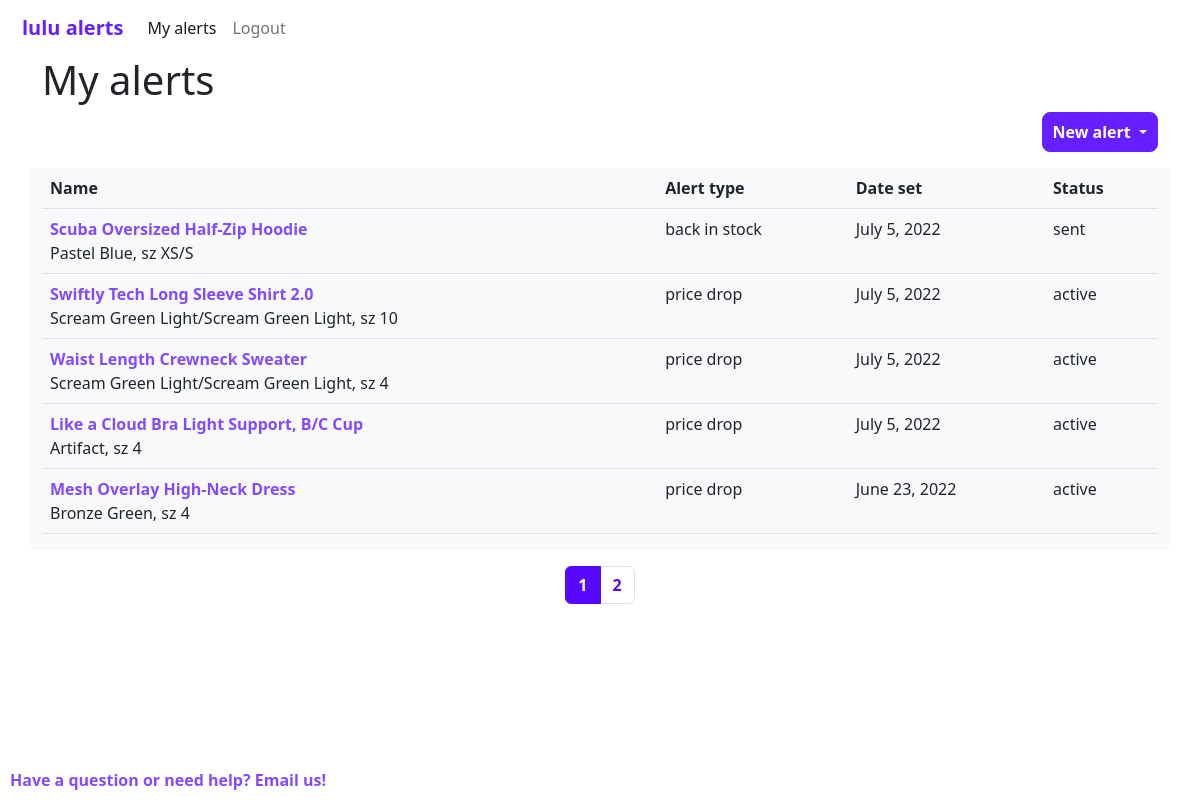
Before: /myalerts/ (signed in) with the older database file.
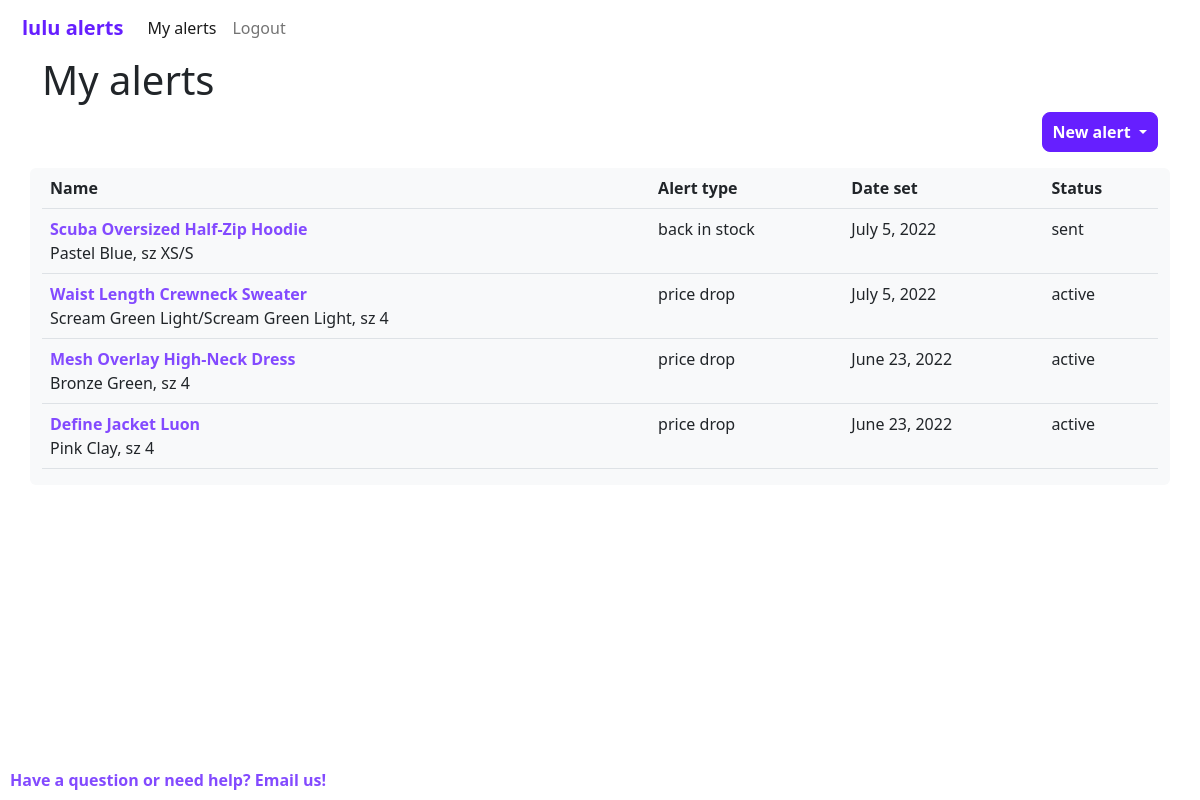
After: the same page with the newer database file.
### lulu_alerts/models.py (models this page shows, shortened)
class Alerts(models.Model):
    product = models.ForeignKey(Products, on_delete=models.CASCADE)
    user = models.ForeignKey(settings.AUTH_USER_MODEL, on_delete=models.CASCADE) # or should this be on User ? as above?
    alert_type = models.CharField(max_length=20)
    status = models.ForeignKey(Alert_Status, on_delete=models.CASCADE)
    target_price = models.DecimalField(blank=True,decimal_places=2,max_digits=5)
    date_set = models.DateField()
    alert_method = models.CharField(max_length=20, default="email")

class Products(models.Model):
    name = models.CharField(max_length=200)
    size = models.CharField(max_length=64)
    color = models.CharField(max_length=64)
    price = models.DecimalField(blank=True,decimal_places=2,max_digits=5)
    currency = models.CharField(max_length=6)
    url = models.URLField(max_length=200)
    in_stock = models.BooleanField(default=True) # added this new....

class Alert_Status(models.Model):
    status = models.CharField(max_length=64)

### lulu_alerts/views.py (the view)
# urls.py: path("myalerts/",views.myalerts,name="myalerts"),
@login_required(login_url='lulu_alerts:login')
def myalerts(request,page=1):
    u = User.objects.get(username=request.user)
    alert_list = Alerts.objects.filter(user=u.id).order_by('-id')
    p = Paginator(alert_list,5)
    page_object = p.get_page(page)
    return render(request, "lulu_alerts/myalerts.html", {
        "alerts":page_object,
        "p":p
    })

### lulu_alerts/templates/lulu_alerts/myalerts.html (shortened to what this page needs)
{% extends "lulu_alerts/layout_loggedin.html" %}
{% load static %}
{% block nav_item_myalerts %} active {% endblock nav_item_myalerts %}
{% block body %}
<div class="container">
    <div class="row" style="padding-bottom:30px;">
    <h1> My alerts </h1>
    <div class="btn-group d-flex justify-content-end" role="group" aria-label="Button group with nested dropdown">
        <div class="btn-group" role="group">
            <button id="btnGroupDrop1" type="button" class="btn btn-primary dropdown-toggle" data-bs-toggle="dropdown" aria-expanded="false">
            New alert
            </button>
        </div>
    </div>
    <div class="container my-3 bg-light rounded">
        <table class="table">
        {% if alerts|length > 0 %}
            <tr>
                <th>Name</th>
                <th>Alert type</th>
                <th>Date set</th>
                <th>Status</th>
            </tr>
            {% for alert in alerts %}
                    <tr>
                        <td><a href="{% url 'lulu_alerts:viewalert' id=alert.id %}" class="link">{{alert.product.name}}</a><br>{{alert.product.color}}, sz {{alert.product.size}}</td>
                        {% if alert.alert_type == "price_drop" %}
                        <td>price drop</td>
                        {% else %}
                        <td>back in stock</td>
                        {% endif %}
                        <td>{{alert.date_set}}</td>
                        {% if alert.status.status == "triggered" %}
                            <td>sent</td>
                        {% else %}
                           <td>{{alert.status.status}}</td>
                        {% endif %}
                    </tr>
            {% endfor %}
            {% endif %}
        </table>
    </div>
    <nav aria-label="page nav">
        <ul class="pagination justify-content-center">
        {% if p.num_pages > 1 %}
            {% for page in p.page_range %}
                <li class="page-item {% if page == alerts.number %}active{% endif %}" data-page={{page}}><a class="page-link" href="{% url 'lulu_alerts:myalerts' page=page %}">{{page}}</a></li>
            {% endfor %}
        {% endif %}
        </ul>
    </nav>
</div>
</div>
{% endblock %}

### lulu_alerts/templates/lulu_alerts/layout_loggedin.html (shortened to what this page needs)
{% load static %}
<!DOCTYPE html>
<html lang="en">
    <head>
        <link rel="stylesheet" href="https://cdn.jsdelivr.net/npm/bootstrap@5.2.0-beta1/dist/css/bootstrap.min.css">
        <link rel="stylesheet" href="{% static 'lulu_alerts/variables.css' %}">
    </head>
    <body>
            <nav class="navbar navbar-expand-md">
                <div class="container-fluid">
                <a class="navbar-brand" href="{% url 'lulu_alerts:myalerts' %}"><b>lulu alerts</b></a>
                  <div class="collapse navbar-collapse" id="navbarNavDropdown">
                    <ul class="navbar-nav">
                        <li class="nav-item">
                            <a class="nav-link {% block nav_item_myalerts %}{% endblock nav_item_myalerts %}" href="{% url 'lulu_alerts:myalerts' %}">My alerts</a>
                        </li>
                        <li class="nav-item">
                        <a class="nav-link {% block nav_item_logout %}{% endblock nav_item_logout %}" href="{% url 'lulu_alerts:logout' %}">Logout</a>
                        </li>
                    </ul>
                  </div>
                </div>
            </nav>
        {% block body %}
        {% endblock %}
    <nav class="navbar fixed-bottom">
            <a class="nav-item" href="mailto:hello.lulualerts@gmail.com">Have a question or need help? Email us!</a>
    </nav>
    </body>
</html>

### lulu_alerts/static/lulu_alerts/variables.css (style rules this page uses)
.btn-outline-primary, .btn-primary { --bs-btn-font-weight: 600; --bs-btn-border-radius: .5rem; --bs-btn-hover-border-color: var(--bs-btn-hover-bg); --bs-btn-padding-x: 10px; --bs-btn-padding-y: 7px; }
.btn-primary { --bs-btn-bg: #661FFF; --bs-btn-border-color: var(--bs-btn-bg); --bs-btn-color:white; --bs-btn-hover-bg: #834AFF; --bs-btn-hover-color: white; --bs-btn-hover-border-color: var(--bs-btn-hover-bg); --bs-btn-active-bg: var(--bs-btn-hover-bg); --bs-btn-active-color: var(--bs-btn-hover-color); --bs-btn-active-border-color:var(--bs-btn-active-bg); --bs-btn-focus-bg:var(--bs-btn-hover-bg); --bs-btn-focus-color:var(--bs-btn-hover-color); --bs-btn-focus-shadow-rgb: 87, 9, 255; --bs-btn-focus-border-color:var(--bs-btn-focus-shadow-rgb); --bs-btn-disabled-bg: #CCCCCC; --bs-btn-disabled-color: #909090; --bs-btn-disabled-border-color: #CCCCCC; }
.navbar { padding-left: 10px; background: white; }
.navbar-brand { color: #661FFF; }
.link, a { color: #834AFF; font-weight: bold; text-decoration: none; }

Changed rows visible on the page:
removed Alerts: product.name "Swiftly Tech Long Sleeve Shirt 2.0", product.color "Scream Green Light/Scream Green Light", product.size "10", alert_type "price drop", date_set "July 5, 2022", status.status "active"
removed Alerts: product.name "Like a Cloud Bra Light Support, B/C Cup", product.color "Artifact", product.size "4", alert_type "price drop", date_set "July 5, 2022", status.status "active"
now on this page (row unchanged): Alerts: product.name "Define Jacket Luon", product.color "Pink Clay", product.size "4", alert_type "price drop", date_set "June 23, 2022", status.status "active"
Other visible differences:
list line gone: "1"
list line gone: "2"
